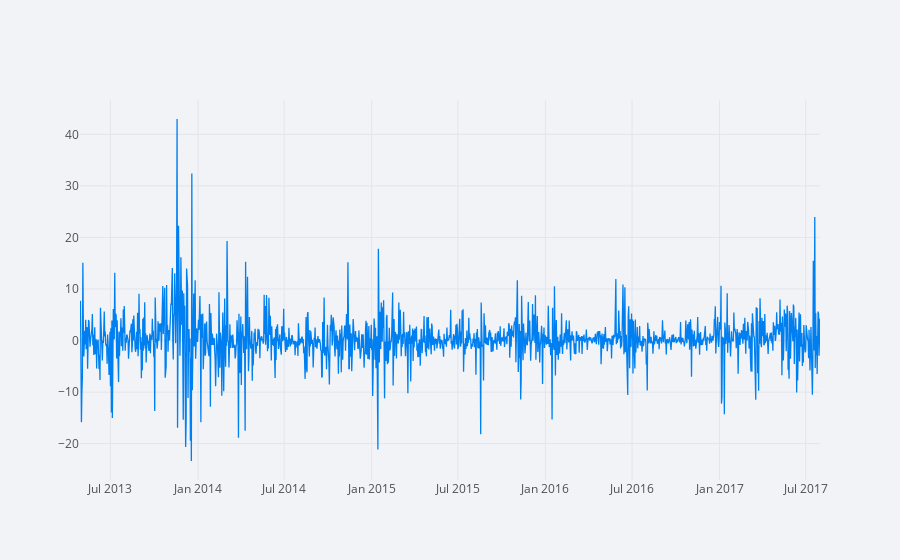

Notebook source saved alongside this figure:
### Code cell
data['Close_price_pct_change'].iplot()

### Figure 1 — Plotly figure (JSON) as saved in the notebook; plotly's stock layout.template omitted (floating-point values rounded to 4 significant figures; data arrays with more than 128 entries replaced by an {"elided": "..."} marker saying what was removed)
{"data": [{"line": {"color": "rgba(0, 128, 240, 1.0)", "dash": "solid", "shape": "linear", "width": 1.3}, "mode": "lines", "name": "Close_price_pct_change", "text": "", "type": "scatter", "x": {"elided": "1556 str values"}, "y": {"elided": "1556 mixed values"}}], "layout": {"legend": {"bgcolor": "#F2F3F7", "font": {"color": "#505050"}}, "paper_bgcolor": "#F2F3F7", "plot_bgcolor": "#F2F3F7", "title": {"font": {"color": "#484848"}}, "xaxis": {"gridcolor": "#E1E5ED", "showgrid": true, "tickfont": {"color": "#505050"}, "title": {"font": {"color": "#505050"}, "text": ""}, "zerolinecolor": "#E1E5ED"}, "yaxis": {"gridcolor": "#E1E5ED", "showgrid": true, "tickfont": {"color": "#505050"}, "title": {"font": {"color": "#505050"}, "text": ""}, "zerolinecolor": "#E1E5ED"}}}
